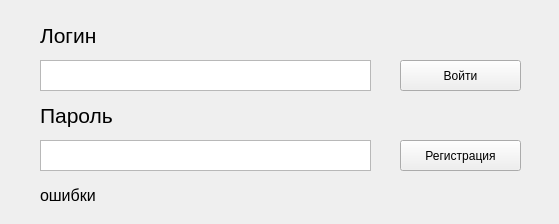
<?xml version="1.0" encoding="UTF-8"?>
<ui version="4.0">
 <class>loginForm</class>
 <widget class="QWidget" name="loginForm">
  <property name="geometry">
   <rect>
    <x>0</x>
    <y>0</y>
    <width>559</width>
    <height>224</height>
   </rect>
  </property>
  <property name="windowTitle">
   <string>Form</string>
  </property>
  <widget class="QPushButton" name="regLoginBtn">
   <property name="geometry">
    <rect>
     <x>400</x>
     <y>140</y>
     <width>121</width>
     <height>31</height>
    </rect>
   </property>
   <property name="text">
    <string>Регистрация</string>
   </property>
  </widget>
  <widget class="QPushButton" name="loginBtn">
   <property name="geometry">
    <rect>
     <x>400</x>
     <y>60</y>
     <width>121</width>
     <height>31</height>
    </rect>
   </property>
   <property name="text">
    <string>Войти</string>
   </property>
  </widget>
  <widget class="QLabel" name="label">
   <property name="geometry">
    <rect>
     <x>40</x>
     <y>20</y>
     <width>91</width>
     <height>31</height>
    </rect>
   </property>
   <property name="font">
    <font>
     <pointsize>16</pointsize>
    </font>
   </property>
   <property name="text">
    <string>Логин</string>
   </property>
   <property name="textFormat">
    <enum>Qt::TextFormat::AutoText</enum>
   </property>
  </widget>
  <widget class="QLabel" name="loginerr">
   <property name="geometry">
    <rect>
     <x>40</x>
     <y>180</y>
     <width>361</width>
     <height>31</height>
    </rect>
   </property>
   <property name="font">
    <font>
     <pointsize>12</pointsize>
    </font>
   </property>
   <property name="text">
    <string>ошибки</string>
   </property>
  </widget>
  <widget class="QTextEdit" name="loginLForm">
   <property name="geometry">
    <rect>
     <x>40</x>
     <y>60</y>
     <width>331</width>
     <height>31</height>
    </rect>
   </property>
   <property name="maximumSize">
    <size>
     <width>331</width>
     <height>31</height>
    </size>
   </property>
   <property name="font">
    <font>
     <pointsize>11</pointsize>
    </font>
   </property>
  </widget>
  <widget class="QTextEdit" name="loginPForm">
   <property name="geometry">
    <rect>
     <x>40</x>
     <y>140</y>
     <width>331</width>
     <height>31</height>
    </rect>
   </property>
   <property name="font">
    <font>
     <pointsize>11</pointsize>
    </font>
   </property>
  </widget>
  <widget class="QLabel" name="label_4">
   <property name="geometry">
    <rect>
     <x>40</x>
     <y>100</y>
     <width>101</width>
     <height>31</height>
    </rect>
   </property>
   <property name="font">
    <font>
     <pointsize>16</pointsize>
    </font>
   </property>
   <property name="text">
    <string>Пароль</string>
   </property>
   <property name="textFormat">
    <enum>Qt::TextFormat::AutoText</enum>
   </property>
  </widget>
 </widget>
 <resources/>
 <connections/>
</ui>
